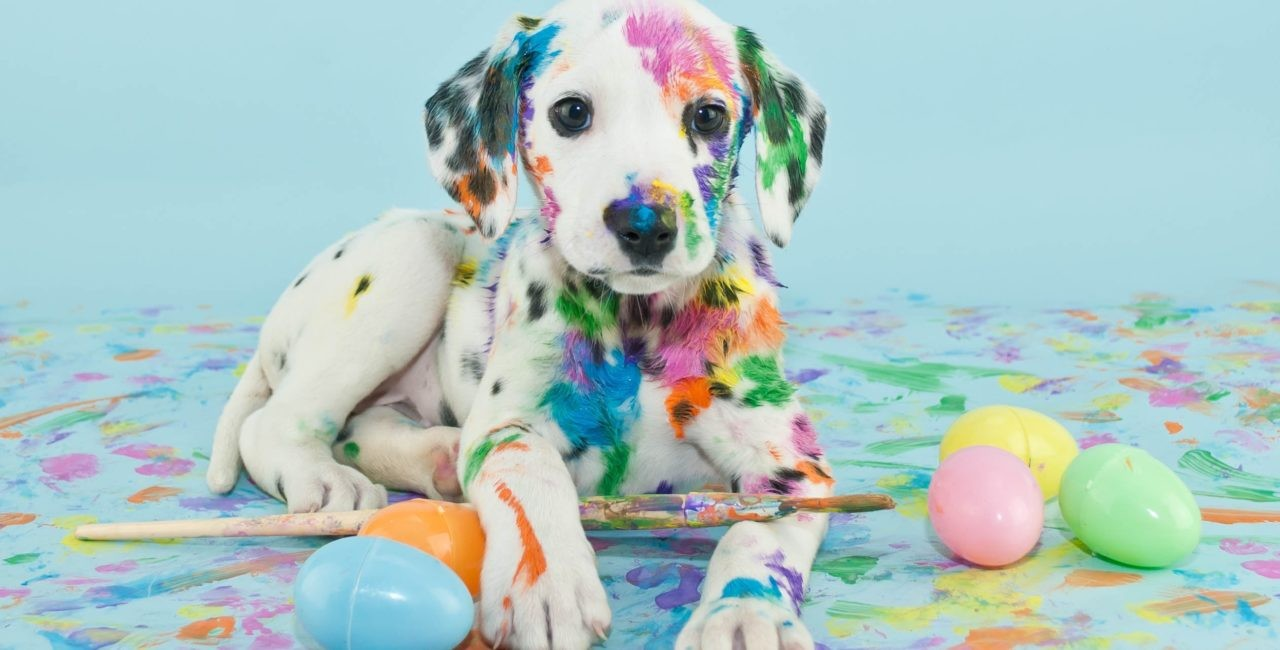
#> input picture Lab3/hinh1.jpg, 1280 x 650 px, found by its file name
$ jupyter execute 2374802013578_NguyenPhuocThanh_252_71ITAI40603_0102_Lab05.ipynb
#> lines starting #> are read from the running program, lines starting #| are printed output that depends on the picture; after the words box and inside, x2 and y2 are one past the last pixel; in counts of white or black regions, pixels touching at a corner belong together
1. Thresholding để phân đoạn ảnh

[cell 1]
import cv2
import matplotlib.pyplot as plt

# Đọc ảnh
img = cv2.imread('hinh1.jpg')
#> img is the input picture: shape (650, 1280, 3); mean B, G, R 195.5, 197.6, 172.9

# Check nếu đọc ảnh thành công
if img is None:
    print("Error: Could not load image 'hinh1.jpg'. Please ensure the file exists.")
else:
    # Chuyển ảnh sang màu xám
    gray_img = cv2.cvtColor(img, cv2.COLOR_BGR2GRAY)

    # Áp dụng thresholding
    # 127 là giá trị ngưỡng và 255 là giá trị tối đa
    # THRESH_BINARY có nghĩa là các pixel tối hơn 127 sẽ trở thành 0, và các pixel khác sẽ trở thành 255
    ret, thresh_img = cv2.threshold(gray_img, 127, 255, cv2.THRESH_BINARY)
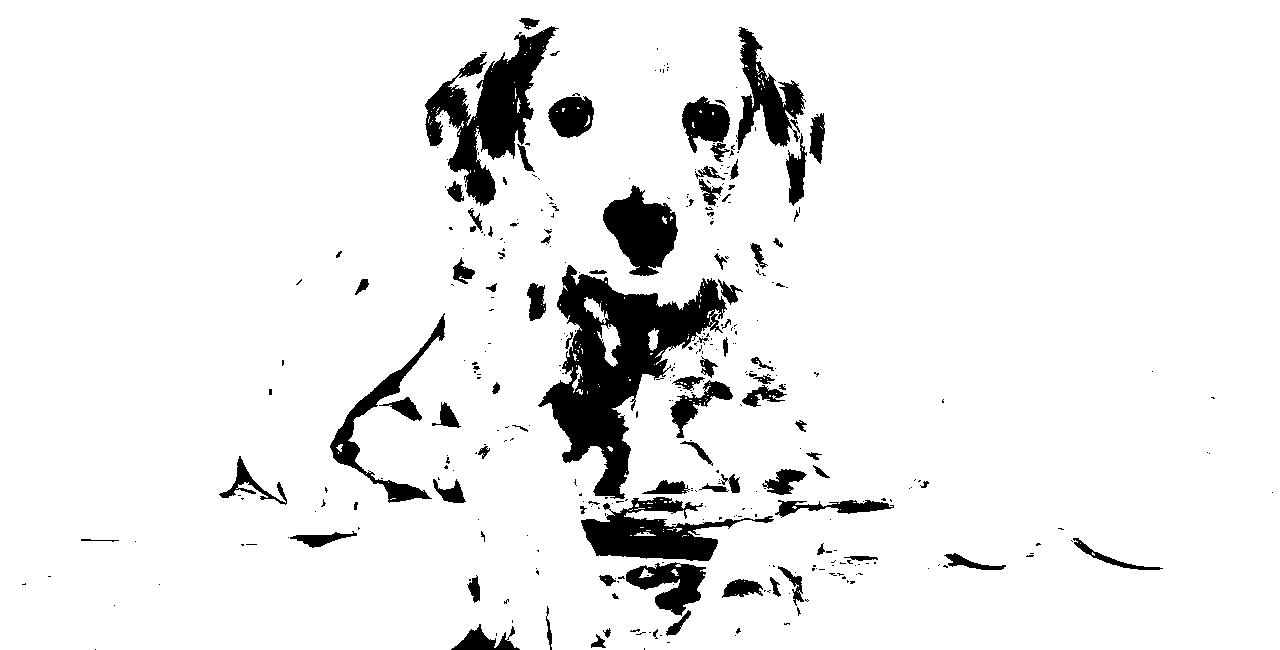
#> thresh_img: shape (650, 1280); 92.4% white; 376 black regions (281 under 20 px), largest, box (x1, y1, x2, y2) and area: (538, 265, 727, 499) 16426, (425, 26, 559, 206) 8922, (581, 497, 774, 561) 5406

    # Hiển thị ảnh gốc và ảnh đã dùng thresholding
    plt.figure(figsize=(10, 5))

    plt.subplot(1, 2, 1)
    plt.imshow(cv2.cvtColor(img, cv2.COLOR_BGR2RGB))
    plt.title('Original Image')
    plt.axis('off')

    plt.subplot(1, 2, 2)
    plt.imshow(thresh_img, cmap='gray')
    plt.title('Thresholded Image')
    plt.axis('off')

    plt.show()

2. Otsu algorithm để phân đoạn ảnh vân tay

[cell 2]
import cv2
import matplotlib.pyplot as NguyenPhuocThanh

# 2. Thuật toán Otsu để phân đoạn ảnh
# Đọc ảnh ở chế độ ảnh xám (grayscale)
img_otsu = cv2.imread('hinh1.jpg', 0)
#> img_otsu: shape (650, 1280); min 0, max 253, mean 190

if img_otsu is None:
    print("Lỗi: Không thể tải ảnh để thực hiện thuật toán Otsu.")
else:
    # Áp dụng ngưỡng Otsu
    # cv2.THRESH_OTSU sẽ tự động tìm giá trị ngưỡng tối ưu
    ret_otsu, thresh_otsu = cv2.threshold(img_otsu, 0, 255, cv2.THRESH_BINARY + cv2.THRESH_OTSU)
#> thresh_otsu: shape (650, 1280); 86.9% white; 529 black regions (405 under 20 px), largest, box (x1, y1, x2, y2) and area: (536, 245, 897, 650) 43892, (425, 24, 561, 238) 11747, (681, 26, 826, 227) 9859
#> ret_otsu = 157

    # Hiển thị kết quả
    NguyenPhuocThanh.figure(figsize=(10, 5))

    NguyenPhuocThanh.subplot(1, 2, 1)
    NguyenPhuocThanh.imshow(img_otsu, cmap='gray')
    NguyenPhuocThanh.title('Ảnh xám gốc')
    NguyenPhuocThanh.axis('off')

    NguyenPhuocThanh.subplot(1, 2, 2)
    NguyenPhuocThanh.imshow(thresh_otsu, cmap='gray')
    NguyenPhuocThanh.title(f'Phân đoạn Otsu (Ngưỡng = {ret_otsu})')
    NguyenPhuocThanh.axis('off')

    NguyenPhuocThanh.show()

3. Clustering techniques trong phân đoạn ảnh, K-mean clustering

[cell 3]
import numpy as np
import cv2
import matplotlib.pyplot as NguyenPhuocThanh

# 3. Kỹ thuật Clustering - K-means clustering
img_km = cv2.imread('hinh1.jpg')
img_km = cv2.cvtColor(img_km, cv2.COLOR_BGR2RGB)

# Chuyển đổi ảnh thành mảng 2D các điểm ảnh (pixel)
Z = img_km.reshape((-1, 3))
Z = np.float32(Z)

# Định nghĩa tiêu chí dừng và số lượng cụm (K)
criteria = (cv2.TERM_CRITERIA_EPS + cv2.TERM_CRITERIA_MAX_ITER, 10, 1.0)
K = 3
ret, label, center = cv2.kmeans(Z, K, None, criteria, 10, cv2.KMEANS_RANDOM_CENTERS)
#> ret = 1.38e+09; center = [[76.53, 107.9, 104.5], [182.6, 214.3, 217.7], [180.9, 173.7, 149.8]]

# Chuyển đổi ngược lại sang kiểu uint8 và tạo ảnh kết quả
center = np.uint8(center)
#> center = [[76, 107, 104], [182, 214, 217], [180, 173, 149]]
res = center[label.flatten()]
res2 = res.reshape((img_km.shape))

# Hiển thị kết quả K-means
NguyenPhuocThanh.figure(figsize=(10, 5))
NguyenPhuocThanh.subplot(1, 2, 1)
NguyenPhuocThanh.imshow(img_km)
NguyenPhuocThanh.title('Ảnh gốc')
NguyenPhuocThanh.axis('off')

NguyenPhuocThanh.subplot(1, 2, 2)
NguyenPhuocThanh.imshow(res2)
NguyenPhuocThanh.title(f'Phân đoạn K-means (K={K})')
NguyenPhuocThanh.axis('off')

NguyenPhuocThanh.show()

4. Sử dụng thuật toán Region growing

[cell 4]
import cv2
import numpy as np
import matplotlib.pyplot as NguyenPhuocThanh

# 4. Thuật toán Region Growing
def region_growing(img, seed):
    # Danh sách các pixel lân cận (8-connectivity)
    neighbors = [(-1, -1), (-1, 0), (-1, 1), (0, -1), (0, 1), (1, -1), (1, 0), (1, 1)]
    rows, cols = img.shape
    segmented_img = np.zeros_like(img)
    seed_list = [seed]
    segmented_img[seed[0], seed[1]] = 255
    threshold = 5

    while len(seed_list) > 0:
        current_point = seed_list.pop(0)
        for next_neighbor in neighbors:
            x = current_point[0] + next_neighbor[0]
            y = current_point[1] + next_neighbor[1]
            if 0 <= x < rows and 0 <= y < cols:
                if segmented_img[x, y] == 0 and abs(int(img[x, y]) - int(img[seed[0], seed[1]])) < threshold:
                    segmented_img[x, y] = 255
                    seed_list.append((x, y))
    return segmented_img

# Đọc ảnh xám
img_rg = cv2.imread('hinh1.jpg', 0)
if img_rg is not None:
    # Chọn điểm hạt giống (seed point) ở giữa ảnh
    seed_point = (img_rg.shape[0] // 2, img_rg.shape[1] // 2)
#> seed_point = (325, 640)
    rg_result = region_growing(img_rg, seed_point)
#> after the loop in region_growing, `while len(seed_list) > 0:`:
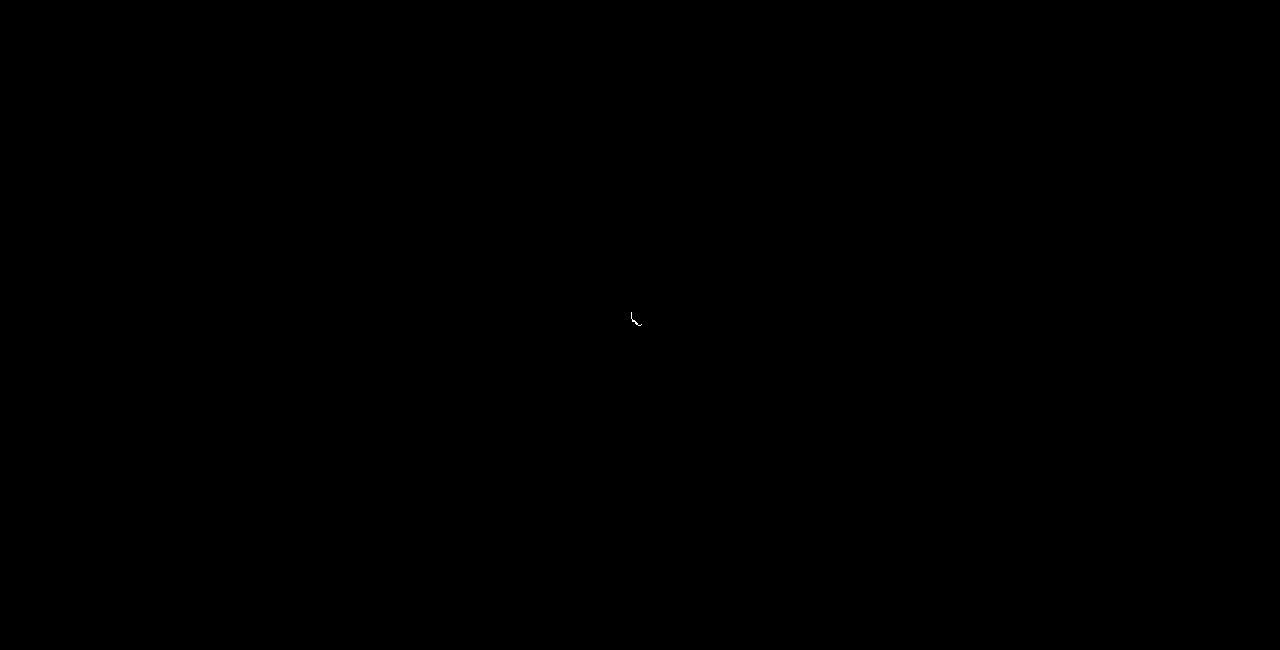
#> segmented_img: shape (650, 1280); 0% white in thin lines or dots, all inside (x1, y1, x2, y2) = (631, 312, 642, 326)

    NguyenPhuocThanh.figure(figsize=(10, 5))
    NguyenPhuocThanh.subplot(1, 2, 1)
    NguyenPhuocThanh.imshow(img_rg, cmap='gray')
    NguyenPhuocThanh.title('Ảnh xám gốc')
    NguyenPhuocThanh.subplot(1, 2, 2)
    NguyenPhuocThanh.imshow(rg_result, cmap='gray')
    NguyenPhuocThanh.title('Region Growing')
    NguyenPhuocThanh.show()

5. Sử dụng thuật toán Split and merge để phân đoạn ảnh

[cell 5]
import cv2
import numpy as np
import matplotlib.pyplot as NguyenPhuocThanh

# 5. Thuật toán Split and Merge (Minh họa đơn giản bằng Watershed)
img_sm = cv2.imread('hinh1.jpg')
gray = cv2.cvtColor(img_sm, cv2.COLOR_BGR2GRAY)
ret, thresh = cv2.threshold(gray, 0, 255, cv2.THRESH_BINARY_INV + cv2.THRESH_OTSU)
#> ret = 157

# Loại bỏ nhiễu
kernel = np.ones((3,3), np.uint8)
opening = cv2.morphologyEx(thresh, cv2.MORPH_OPEN, kernel, iterations=2)
#> opening: shape (650, 1280); 11.3% white; 94 white regions (1 under 20 px), largest, box (x1, y1, x2, y2) and area: (539, 265, 774, 650) 39259, (425, 27, 557, 206) 10372, (327, 308, 460, 504) 6132

# Xác định vùng nền chắc chắn
sure_bg = cv2.dilate(opening, kernel, iterations=3)
#> sure_bg: shape (650, 1280); 16.4% white; 64 white regions, largest, box (x1, y1, x2, y2) and area: (536, 262, 897, 650) 53672, (422, 14, 560, 236) 15108, (679, 24, 829, 220) 12790

# Xác định vùng tiền cảnh chắc chắn
dist_transform = cv2.distanceTransform(opening, cv2.DIST_L2, 5)
ret, sure_fg = cv2.threshold(dist_transform, 0.7*dist_transform.max(), 255, 0)
#> sure_fg: shape (650, 1280) float32; 0.21% white; 9 white regions (6 under 20 px), largest, box (x1, y1, x2, y2) and area: (632, 315, 679, 356) 704, (572, 382, 610, 428) 608, (628, 219, 656, 247) 356
#> ret = 21.95

# Tìm vùng không xác định
sure_fg = np.uint8(sure_fg)
unknown = cv2.subtract(sure_bg, sure_fg)
#> unknown: shape (650, 1280); 16.2% white; 64 white regions, largest, box (x1, y1, x2, y2) and area: (536, 262, 897, 650) 52345, (422, 14, 560, 236) 15085, (679, 24, 829, 220) 12790

# Đánh dấu các thành phần liên thông
ret, markers = cv2.connectedComponents(sure_fg)
#> markers: shape (650, 1280) int32; 10 distinct labels, from 0 to 9
#> ret = 10
markers = markers + 1
#> markers: shape (650, 1280) int32; 10 distinct labels, from 1 to 10
markers[unknown==255] = 0
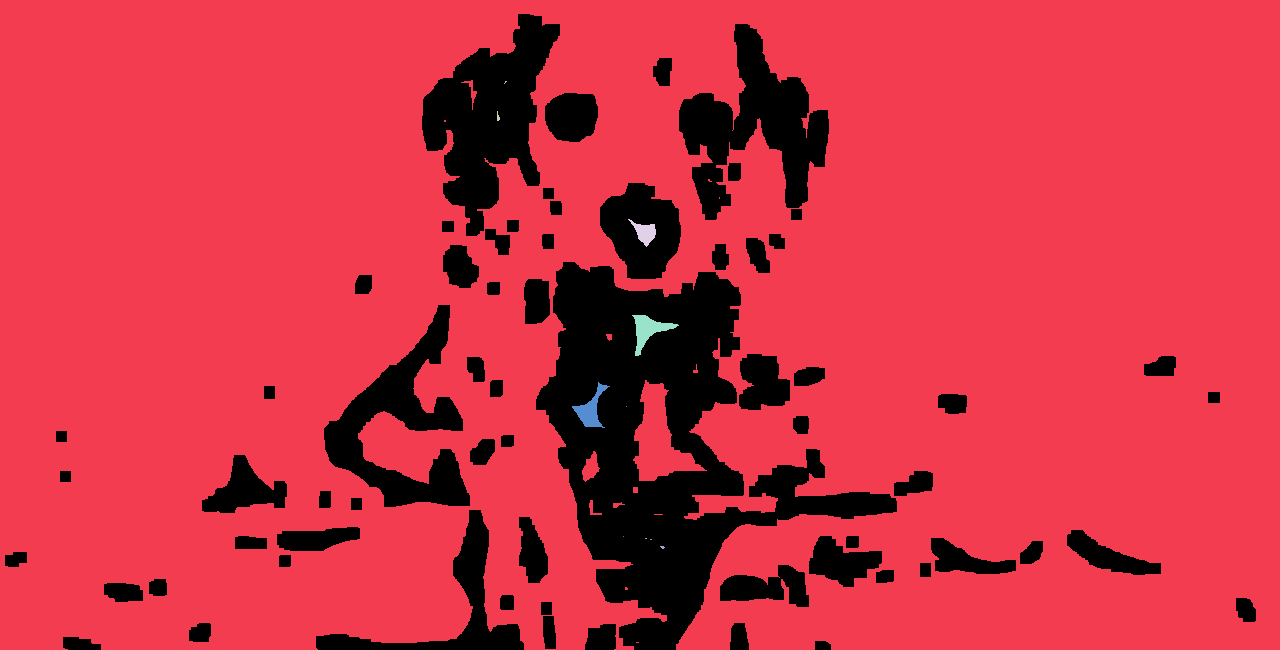
#> markers: shape (650, 1280) int32; 11 distinct labels, from 0 to 10; one colour per label, 0 black

markers = cv2.watershed(img_sm, markers)
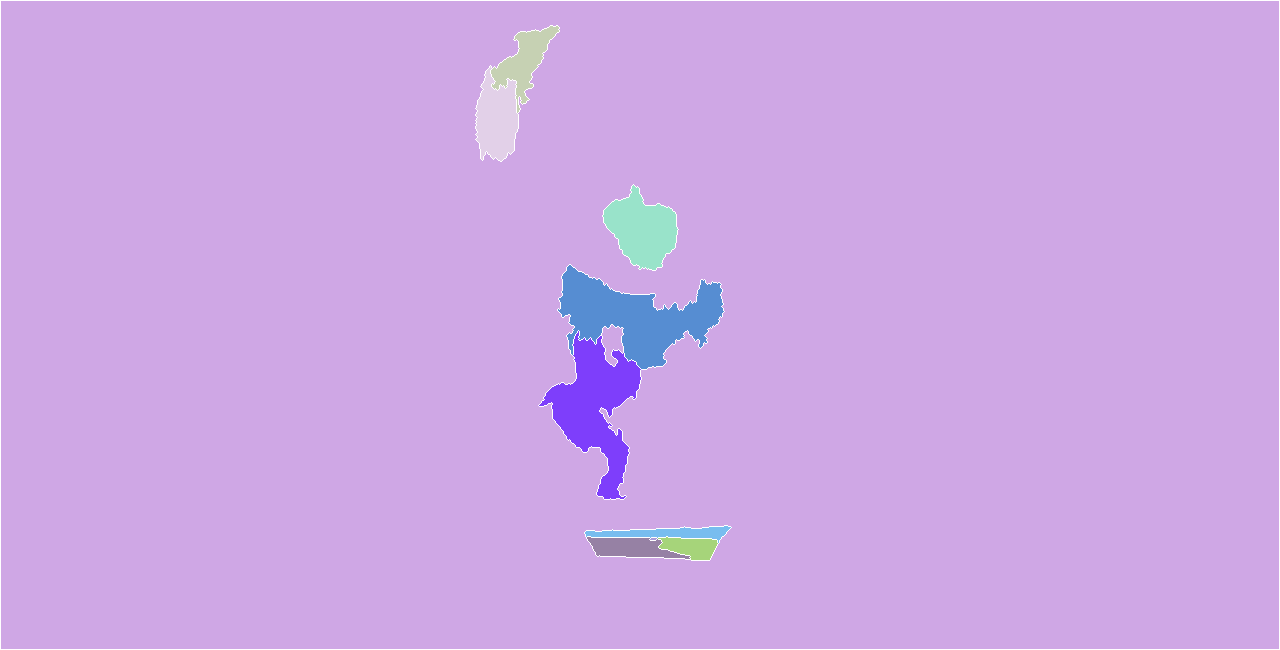
#> markers: shape (650, 1280) int32; 11 distinct labels, from -1 to 10; one colour per label, 0 black, -1 white
img_sm[markers == -1] = [255, 0, 0]
#> img_sm: shape (650, 1280, 3); 0.74% of pixels changed, all inside (x1, y1, x2, y2) = (0, 0, 1280, 650)

NguyenPhuocThanh.figure(figsize=(10, 5))
NguyenPhuocThanh.imshow(cv2.cvtColor(img_sm, cv2.COLOR_BGR2RGB))
NguyenPhuocThanh.title('Phân đoạn dựa trên Watershed (Split & Merge concept)')
NguyenPhuocThanh.axis('off')
NguyenPhuocThanh.show()

6. Phân đoạn ảnh với Edge-based sigmentation

[cell 6]
import cv2
import matplotlib.pyplot as NguyenPhuocThanh

# 6. Edge-based Segmentation sử dụng Canny
img_edge = cv2.imread('hinh1.jpg', 0)
if img_edge is not None:
    # Sử dụng bộ lọc Canny để tìm biên cạnh
    edges = cv2.Canny(img_edge, 100, 200)
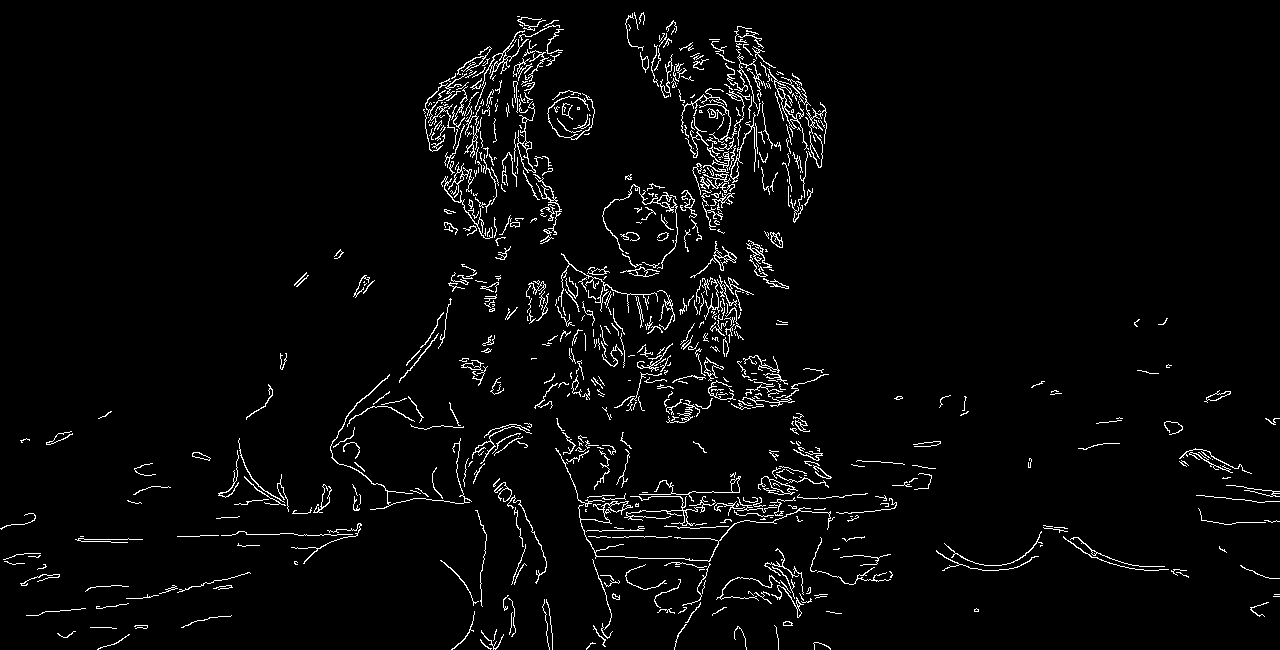
#> edges: shape (650, 1280); 3.4% white in thin lines or dots

    NguyenPhuocThanh.figure(figsize=(10, 5))
    NguyenPhuocThanh.subplot(1, 2, 1)
    NguyenPhuocThanh.imshow(img_edge, cmap='gray')
    NguyenPhuocThanh.title('Ảnh xám gốc')
    NguyenPhuocThanh.subplot(1, 2, 2)
    NguyenPhuocThanh.imshow(edges, cmap='gray')
    NguyenPhuocThanh.title('Edge-based (Canny)')
    NguyenPhuocThanh.axis('off')
    NguyenPhuocThanh.show()
